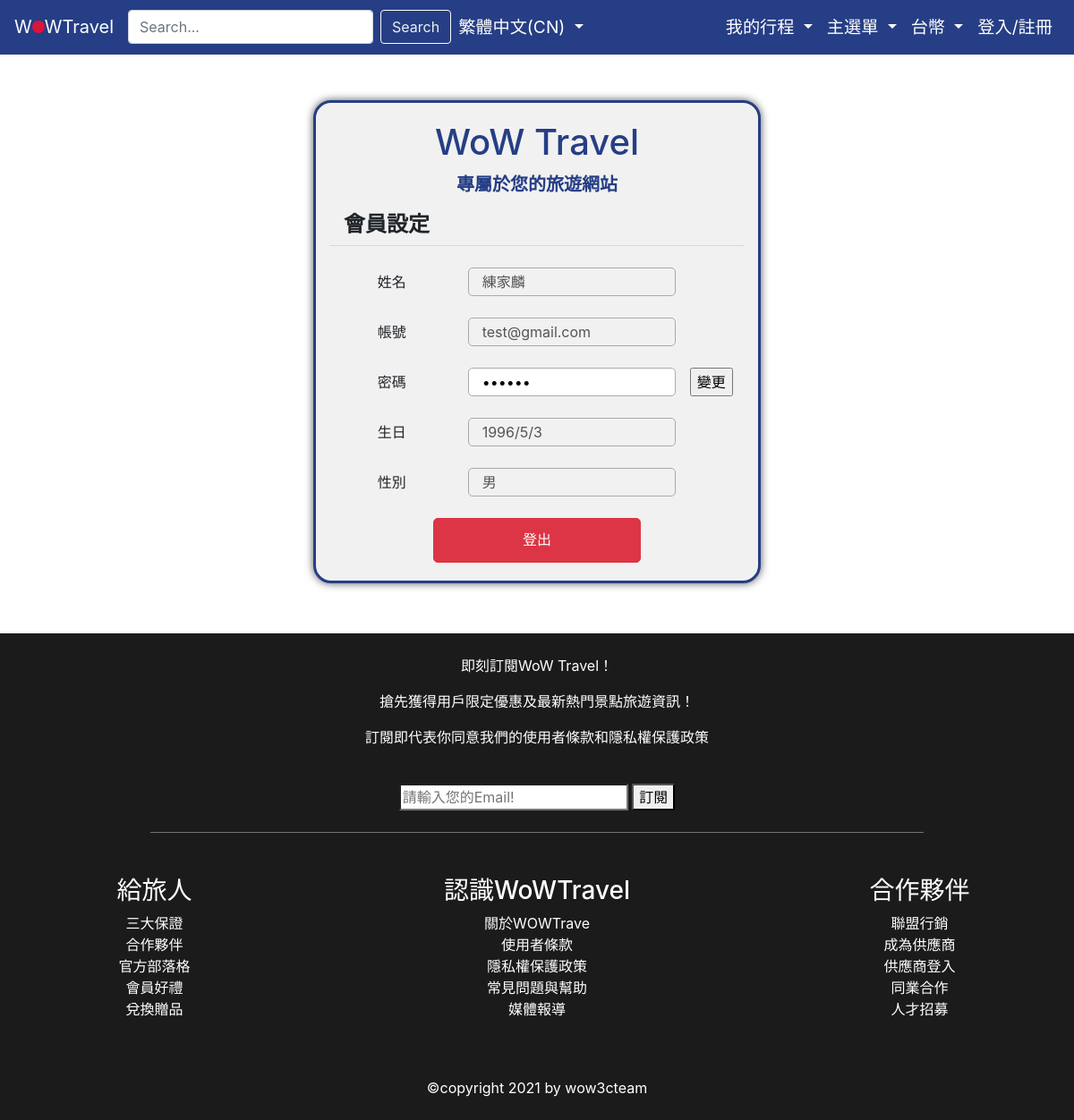
Page /member (signed in) on the earlier database version.
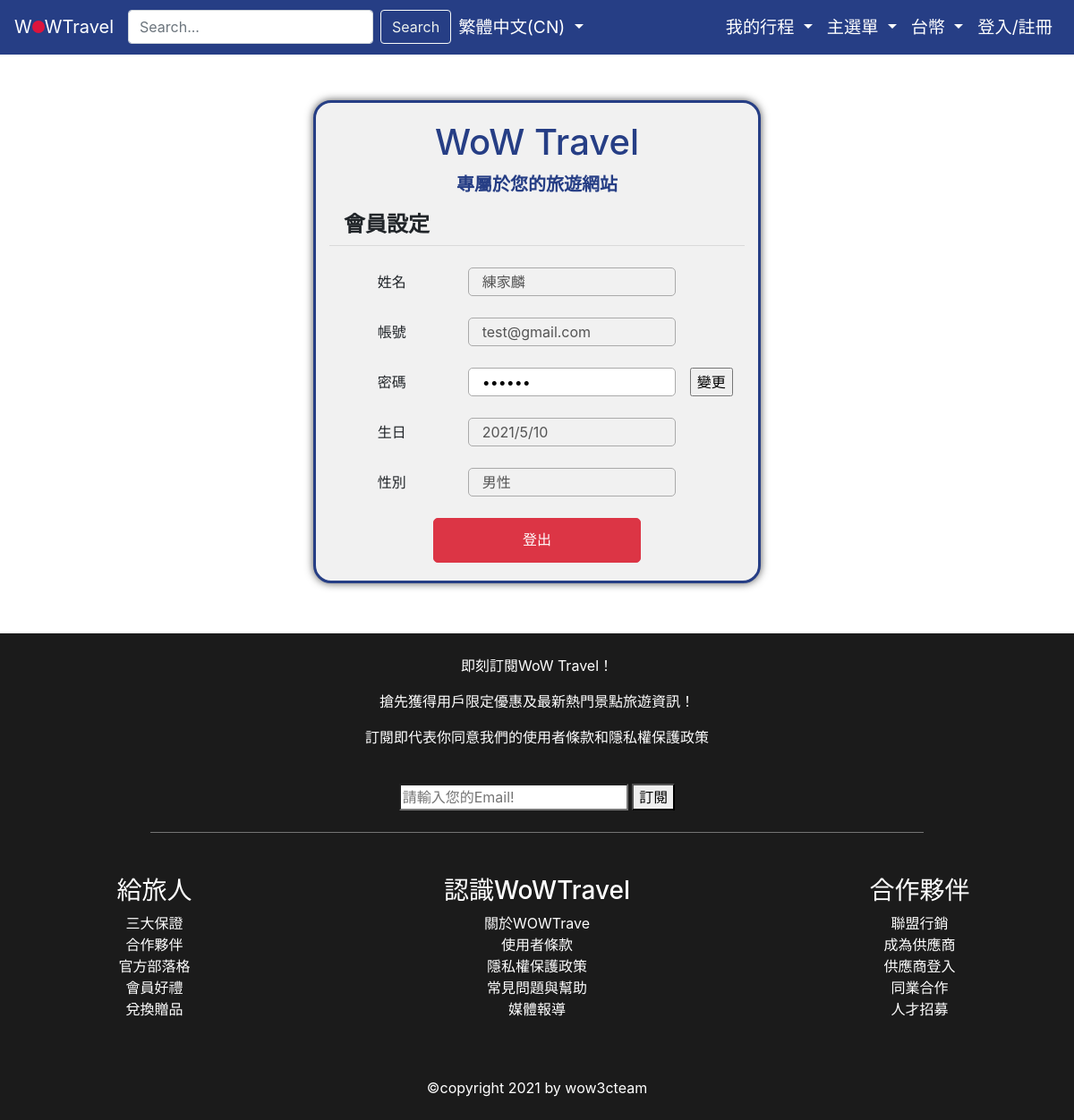
Same page on the later database version.
### tables this page shows
CREATE TABLE member (
                    id INTEGER PRIMARY KEY AUTOINCREMENT,
                    name TEXT NOT NULL,
                    email TEXT NOT NULL,
                    password TEXT NOT NULL,
                    birthday INTEGER NOT NULL,
                    age INTEGER NOT NULL,
                    gender TEXT NOT NULL
                );

### main.py (the view)
@app.route('/member')
def member():
    if 'LoggedIn' in session:
        email = session['email']
        password = session['password']
        row = DB.get_member_by_login(email, password)[1]
        return render_template('member.html', row=row)
    return redirect(url_for('log_in'))

### db.py (called while the page is built)
    def get_member_by_login(self, email, password):
        cursor = self.con.execute(
            """
            SELECT * FROM member
            WHERE email = ?;
            """, (email,)
        )
        for row in cursor:
            cursor = self.con.execute(
                """
                SELECT * FROM member
                WHERE email = ? AND password = ?;
                """, (email, password)
            )
            return True, cursor.fetchone()
        return False, cursor.fetchone()

### templates/member.html (shortened to what this page needs)
{% extends "index.html" %} {% block title %} - 會員登入{% endblock %}  {% block script %} {% endblock %} {% block alert %}{% endblock %} {% block content %}
<div class="container rwd d-flex flex-column">
    <div class="welcome-text d-flex flex-column">
        <h1>WoW Travel</h1>
        <p>專屬於您的旅遊網站</p>
    </div>
    <div class="d-flex flex-column">
        <div class="d-flex">
            <h4 class="pl-3 font-weight-bold">會員設定</h4>
        </div>
        <hr class="m-0 w-100" />
    </div>
    <form class="d-flex flex-column" action="{{url_for('update')}}" method="POST">
        <div class="my-4  d-flex">
            <label class="col-4 pl-0 d-flex justify-content-center">姓名</label>
            <input class="col-6 input-border" type="text" name="name" value="{{ row[1] }}" disabled>
        </div>
        <div class="mb-4 d-flex">
            <label class="col-4 pl-0 d-flex justify-content-center">帳號</label>
            <input class="col-6 input-border" type="email" name="email" value="{{ row[2] }}" disabled>
        </div>
        <div class="mb-4 d-flex">
            <label class="col-4 pl-0 d-flex justify-content-center" for="password">密碼</label>
            <input class="col-6 input-border" type="password" name="password" value="{{ row[3] }}" id="password" pattern="^(?=.{6,})(?=.*\d)(?=.*[a-z])(?=.*[A-Z])(?!.*[\W]).*$" title="密碼長度須6碼以上，並至少包含一個大寫、小寫字母和數字，不能使用特殊符號" required>
            <input class="ml-3" type="submit" value="變更">
        </div>
        <div class="mb-4 d-flex">
            <label class="col-4 pl-0 d-flex justify-content-center">生日</label>
            <input class="col-6 input-border" value="{{ row[4] }}" id="birthday" disabled>
        </div>
        <div class="mb-4 d-flex">
            <label class="col-4 pl-0 d-flex justify-content-center" for="gender">性別</label>
            <input class="col-6 input-border" value="{{ row[6] }}" id="gender" disabled>
        </div>
    </form>
    <form class="d-flex justify-content-center" action="{{url_for('log_out')}}" method="POST">
        <button class="logout w-50 btn btn-danger text-white align-self-center">登出</button>
    </form>
</div>
{% endblock %}

### templates/index.html (shortened to what this page needs)
<!doctype html>
<html lang="en">
<head>
    <link rel="stylesheet" href="https://stackpath.bootstrapcdn.com/bootstrap/4.3.1/css/bootstrap.min.css">
    <link rel="stylesheet" href="https://cdnjs.cloudflare.com/ajax/libs/font-awesome/5.15.3/css/all.min.css" />
    <link rel="stylesheet" href="{{url_for('static', filename='common.css')}}" />
</head>
<body class="container-fluid m-0 p-0">
    <nav class="wow-bg navbar navbar-expand-lg navbar-dark fixed-top">
        <a class="logo-link navbar-brand d-flex justify-content-center" href="{{url_for('index')}}">W<div class="logo">
            <div class='nav_circle'></div>
        </div>WTravel</a>
        <div class=" collapse navbar-collapse " id="navbarSupportedContent">
            <form class="form-inline my-2 my-lg-0">
                <input class="search-text form-control mr-sm-2" type="search" placeholder="Search..." aria-label="Search">
                <button class="search btn btn-outline-success my-2 my-sm-0" type="submit">Search</button>
            </form>
            <ul class="navbar-nav mr-auto navbar-nav-scroll">
                <li class="nav-item dropdown ">
                    <a class="nav-link dropdown-toggle" href="#" id="navbarDropdown" role="button" data-toggle="dropdown" aria-haspopup="true" aria-expanded="false">
                        繁體中文(CN)
                    </a>
                </li>
            </ul>
            <ul class="navbar-nav ml-auto navbar-nav-scroll">
                <li class="nav-item dropdown">
                    <a class="myCart nav-link dropdown-toggle" href="#" id="navbarDropdown" role="button" data-toggle="dropdown" aria-haspopup="true" aria-expanded="false" style="color:white">
                        我的行程
                    </a>
                </li>
                <li class="nav-item dropdown">
                    <a class="nav-link dropdown-toggle" href="#" id="navbarDropdown" role="button" data-toggle="dropdown" aria-haspopup="true" aria-expanded="false">
                        主選單
                    </a>
                </li>
                <li class="nav-item dropdown">
                    <a class="nav-link dropdown-toggle" href="#" id="navbarDropdown" role="button" data-toggle="dropdown" aria-haspopup="true" aria-expanded="false">
                        台幣
                    </a>
                </li>
                <li class="nav-item active">
                    <a class="nav-link" href="{{url_for('log_in')}}">登入/註冊 <span class="sr-only">(current)</span></a>
                </li>
            </ul>
        </div>
    </nav>
    {% block content %}{% endblock %}
    <footer>
        <div class="d-none d-md-flex flex-column align-items-center">
            <div class="info_left my-3 py-2">
                <p>即刻訂閱WoW Travel！</p>
                <p>搶先獲得用戶限定優惠及最新熱門景點旅遊資訊！</p>
                <p>訂閱即代表你同意我們的使用者條款和隱私權保護政策</p>
            </div>
            <div class="mail ">
                <input type="search" id="search" placeholder="請輸入您的Email!" />
                <button type="button">訂閱</button>
            </div>
        </div>
        <div class="line m-0 p-4 w-100 d-none d-md-flex justify-content-center">
            <hr class="m-0 w-75" size="2" noshade="noshade" />
        </div>
        <div class="container">
            <div class="row footer_row ">
                <div class="col-md-3 col-12 my-4">
                    <ul class="footer_link ">
                        <h3>給旅人</h3>
                        <li><a href="">三大保證</a></li>
                        <li><a href="">合作夥伴</a></li>
                        <li><a href="">官方部落格</a></li>
                        <li><a href="">會員好禮</a></li>
                        <li><a href="">兌換贈品</a></li>
                    </ul>
                </div>
                <div class="col-md-6 col-12 my-4">
                    <ul class="footer_link text-center">
                        <h3>認識WoWTravel</h3>
                        <li><a href="">關於WOWTrave</a></li>
                        <li><a href="">使用者條款</a></li>
                        <li><a href="">隱私權保護政策</a></li>
                        <li><a href="">常見問題與幫助</a></li>
                        <li><a href="">媒體報導</a></li>
                    </ul>
                </div>
                <div class="col-md-3 col-12 my-4">
                    <ul class="footer_link">
                        <h3>合作夥伴</h3>
                        <li><a href="">聯盟行銷</a></li>
                        <li><a href="">成為供應商</a></li>
                        <li><a href="">供應商登入</a></li>
                        <li><a href="">同業合作</a></li>
                        <li><a href="">人才招募</a></li>
                    </ul>
                </div>
                <div class="footer_bottom col-md-12 col-12 my-4">
                    &copy;copyright 2021 by wow3cteam
                </div>
            </div>
        </div>
    </footer>
</body>
</html>

### static/common.css (style rules this page uses)
.wow-bg { background-color: rgb(38, 62, 133); }
.nav-item { font-size: 1.2em; }
.nav_circle { width: 14px; height: 14px; border-radius: 50%; background-color: crimson; margin-top: 8px; animation: logo active 3s; }
.btn-outline-success { color: #ecf1ed; border-color: #f8faf9; }
.navbar-dark .navbar-nav .nav-link { color: rgba(255, 255, 255); }
footer { background-color: rgb(27, 27, 27); }
.footer_h3, .footer_row h3, .footer_bottom, .info_left p { color: white; text-align: center; }
.footer_link { padding-left: 0px; }
.footer_link li { list-style: none; text-align: center; }
.footer_link a { text-decoration: none; color: white }

### templates/member.html (style rules this page uses)
.rwd { margin: 14vh auto 7vh; max-width: 500px; min-width: 375px; height: fit-content; background-color: rgb(241, 241, 241); border: rgb(38, 62, 133) solid 3px; border-radius: 20px; box-shadow: 0px 0px 10px #555; }
.welcome-text { margin-top: 20px; text-align: center; color: rgb(38, 62, 133); }
.welcome-text p { font-size: 20px; font-weight: bold; }
.input-border { border: #aaa solid 1px; border-radius: 5px; }
label { margin: 0; line-height: 32px; }
.logout { margin-bottom: 20px; height: 50px; border-radius: 5px; line-height: 35px; }

Differences in the rows shown:
changed member "練家麟": birthday "1996/5/3" → "2021/5/10"; gender "男" → "男性"
